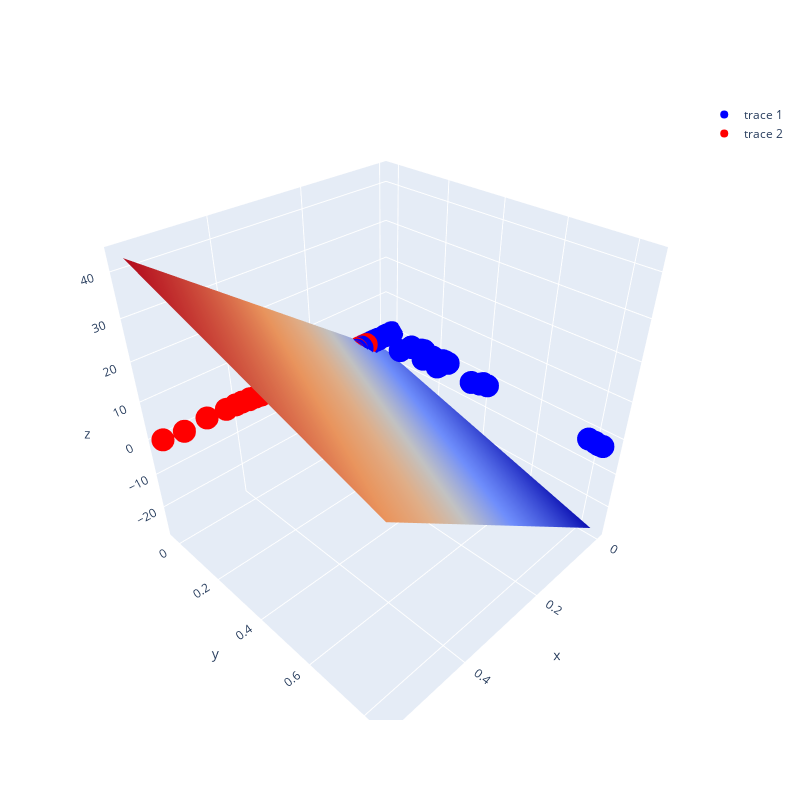

Here is the notebook cell this chart was saved with:
### Code cell
show3D(reduced_data, y_test_encoded, model)
